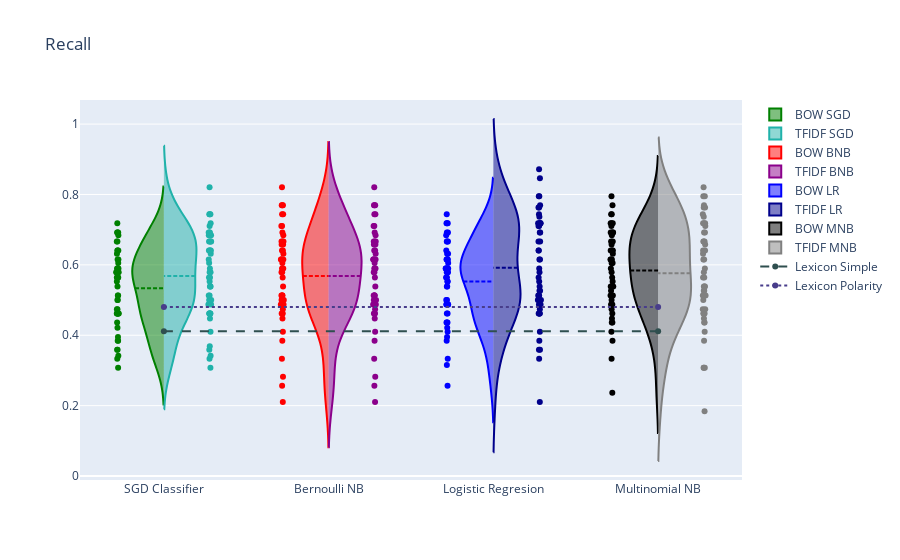

The code cell stored with this chart in its notebook:
### Code cell
plots_metrics(recall_BOW_SGD, recall_TFIDF_SGD, recall_BOW_BNB, recall_TFIDF_BNB, recall_BOW_LR, recall_TFIDF_LR,
                 recall_BOW_MNB, recall_TFIDF_MNB, "Recall",0.4112,0.4804)
